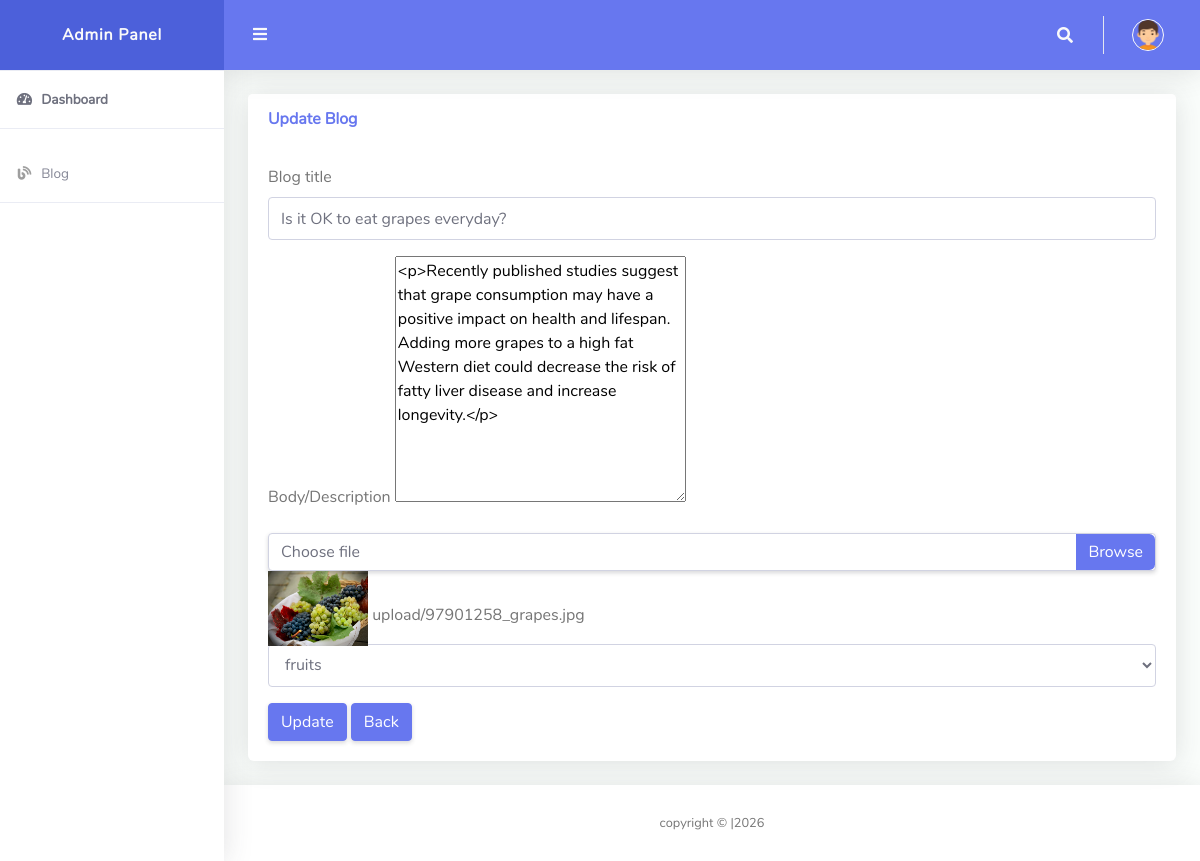
Screenshot of /admin/update_blog.php?id=13 with the database file from the repository.
### tables this page shows
CREATE TABLE `blog` (
  `blog_id` int(11) NOT NULL,
  `blog_title` varchar(255) NOT NULL,
  `blog_body` longtext NOT NULL,
  `youtube_url` varchar(500) NOT NULL,
  `blog_image` varchar(255) NOT NULL,
  `category` int(11) NOT NULL,
  `author_id` int(11) NOT NULL,
  `publish_date` timestamp NOT NULL DEFAULT current_timestamp() ON UPDATE current_timestamp()
);

CREATE TABLE `category` (
  `cat_id` int(11) NOT NULL,
  `cat_name` varchar(255) NOT NULL
);

### admin/update_blog.php (the view, shortened to what this page needs)
<?php
include 'partials/_header.php';
include 'partials/_navbar.php';
$blog_title = "";
$blog_body = "";
$blog_image = "";
$cat_id = "";
$cat_name = "";
if(isset($_GET['id'])){
    $blog_id=$_GET['id'];
    $update_select = "SELECT * FROM blog LEFT JOIN category ON blog.category=category.cat_id LEFT JOIN user ON blog.author_id=user.user_id WHERE blog.blog_id='$blog_id'";
    $update_select_result = mysqli_query($conn,$update_select);
    $check_exists = mysqli_num_rows($update_select_result);
    if($check_exists>0){
    $update_blog_rows = mysqli_fetch_assoc($update_select_result);
    $blog_title = $update_blog_rows['blog_title'];
    $blog_body = $update_blog_rows['blog_body'];
    $blog_image = "upload/".$update_blog_rows['blog_image'];
    $cat_id = $update_blog_rows['cat_id'];
    $cat_name = $update_blog_rows['cat_name'];
}else{
    header("location:index.php");
}
}
?>
<div class="container">
    <div class="row">
        <div class="col-lg-12">
            <div class="card mb-4">
                <div class="card-header py-3 d-flex flex-row align-items-center justify-content-between">
                    <h6 class="m-0 font-weight-bold text-primary">Update Blog</h6>
                </div>
                <div class="card-body">
                    <form method="POST" enctype="multipart/form-data">
                        <div class="form-group">
                            <label>Blog title</label>
                            <input type="text" class="form-control" placeholder="Blog title" name="blog_title" value="<?php echo $blog_title; ?>">
                        </div>
                        <div class="form-group">
                            <label for="blog">Body/Description</label>
                            <textarea name="blog_body" id="blog" cols="30" rows="10" class="form control"><?php echo $blog_body; ?></textarea >
                        </div>
                        <div class="form-group">
                            <div class="custom-file">
                                <label class="custom-file-label" for="customFile">Choose file</label>
                                <img  class="mb-3" src="<?php echo $blog_image; ?>" width="100px">
                               <?php echo $blog_image; ?>
                            </div>
                        </div>
                        <select class="form-control mb-3 mt-3"  name="select_category" >
                           <option value="<?php echo $cat_id; ?>" ><?php echo $cat_name; ?></option>
                        </select>
                        <button type="submit" class="btn btn-primary" name="update_blog">Update</button>
                        <a href="index.php" class="btn btn-primary" >Back</a>
                    </form>
                </div>
            </div>
        </div>
    </div>
</div>
<?php
include 'partials/_footer.php';
?>

### rows the page displays
blog: blog_title "Is it OK to eat grapes everyday?", blog_body "<p>Recently published studies suggest that grape consumption may have a positive impact on health and lifespan. Adding more grapes to a high fat Western diet could decrease the risk of fatty liver disease and increase longevity.</p>", blog_image (picture), blog_image "upload/97901258_grapes.jpg", select_category "fruits"
